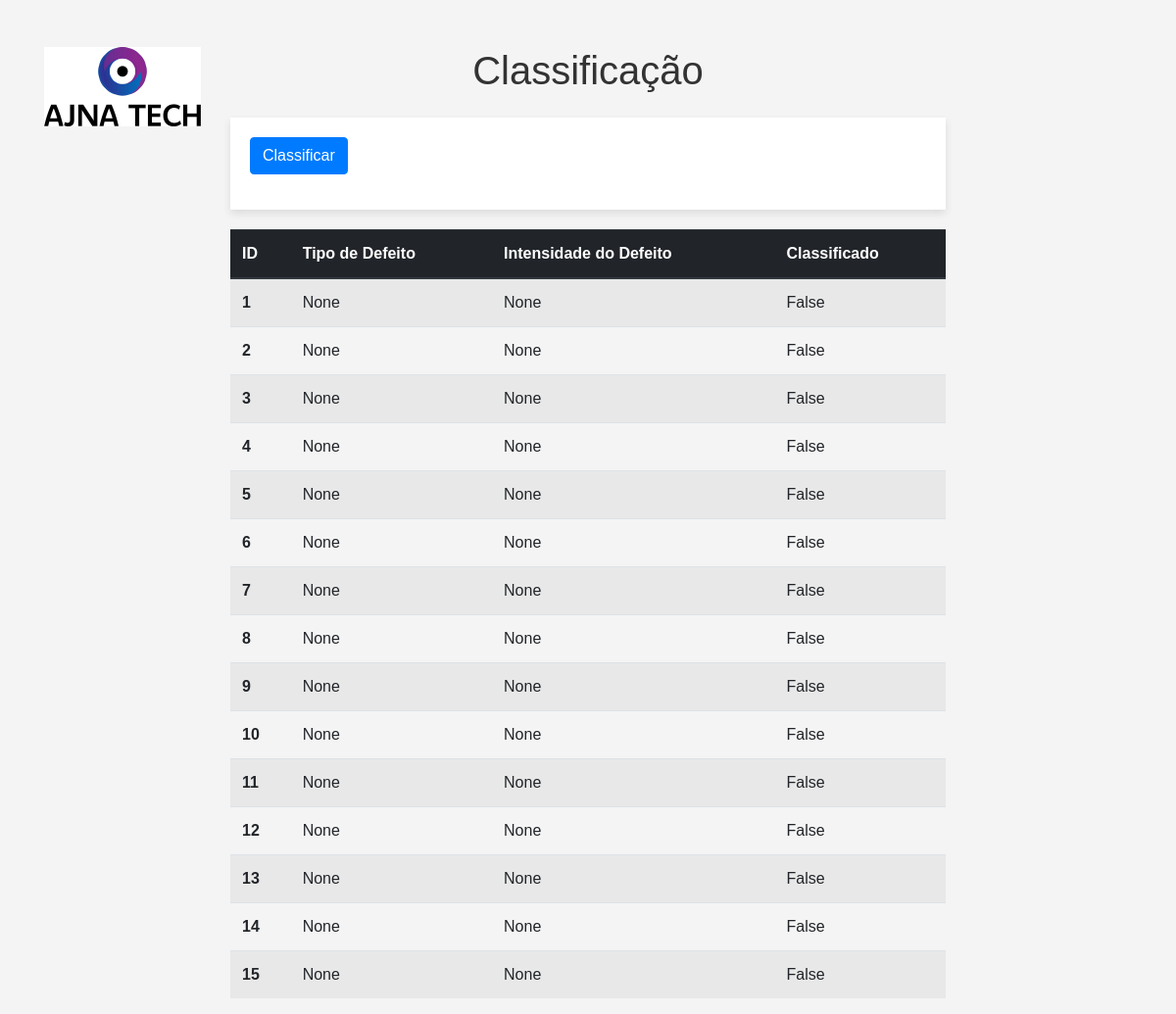
The app's page / (signed in) with its own data.
### sementes/models.py (models this page shows, shortened)
class Sementes(models.Model):
    Id = models.IntegerField(primary_key=True)
    Defeito = models.BooleanField(default=False)
    TipoDefeito = models.CharField(max_length=20, choices=TipoDefeito.choices, default=None, blank=True, null=True)
    IntensidadeDefeito = models.IntegerField(choices=ClasseDefeito, default=None, blank=True, null=True)
    Imagem = models.ImageField(upload_to='sementes/imagens/')
    Classificado = models.BooleanField(default=False)

### sementes/views.py (the view)
# urls.py: path('', views.classificaSementeInicial, name='classificaSementeInicial'),
@login_required
def classificaSementeInicial(request):
    sementesList = Sementes.objects.all().order_by('Id')
    paginator = Paginator(sementesList, 15)
    page = request.GET.get('page')
    sementes = paginator.get_page(page)
    context = {'sementes': sementes}
    return render(request, 'sementes/classificaSementeInicial.html', context)

### templates/sementes/classificaSementeInicial.html (shortened to what this page needs)
{% extends 'base.html' %}
{% load static %}
{% block content %}
    <div class="container mt-5">
        <div class="row">
            <div class="col-md-2">
                <img src="{% static 'img/logo-vertical.jpg' %}" alt="Logo" class="img-fluid">
            </div>
            <div class="col-md-8">
                <h1 class="text-center mb-4">Classificação</h1>
        <div class="row">
            <div class="col-md-12">
                <form method="post" action="{% url 'classificar' %}">
                    <button type="submit" class="btn btn-primary mb-3">Classificar</button>
                </form>
                <table class="table table-striped">
                    <thead class="thead-dark">
                        <tr>
                            <th scope="col">ID</th>
                            <th scope="col">Tipo de Defeito</th>
                            <th scope="col">Intensidade do Defeito</th>
                            <th scope="col">Classificado</th>
                        </tr>
                    </thead>
                    <tbody>
                        {% for semente in sementes %}
                            <tr>
                                <th scope="row">{{ semente.Id }}</th>
                                <td>{{ semente.TipoDefeito }}</td>
                                <td>{{ semente.IntensidadeDefeito }}</td>
                                <td>{{ semente.Classificado }}</td>
                            </tr>
                        {% endfor %}
                    </tbody>
                </table>
            </div>
        </div>
    </div>
{% endblock %}

### templates/base.html (shortened to what this page needs)
{% load static %}
<!DOCTYPE html>
<html lang="en">
<head>
    <link rel="stylesheet" href="{% static 'css/bootstrap/bootstrap.css' %}">
    <link rel="stylesheet" href="{% static 'css/styles.css' %}">
</head>
<body>
    {% block content %}
    {% endblock %}
</body>
</html>

### static/css/styles.css (style rules this page uses)
body { font-family: 'Arial', sans-serif; background-color: #f4f4f4; margin: 0; padding: 0; }
h1 { margin-bottom: 20px; color: #333; }
form { background-color: #fff; padding: 20px; box-shadow: 0 4px 8px rgba(0, 0, 0, 0.1); margin-bottom: 20px; }
button { padding: 10px 20px; background-color: #4CAF50; color: white; border: none; cursor: pointer; }

### records on screen
Sementes: Id "1", TipoDefeito "None", IntensidadeDefeito "None", Classificado "False"
Sementes: Id "2", TipoDefeito "None", IntensidadeDefeito "None", Classificado "False"
Sementes: Id "3", TipoDefeito "None", IntensidadeDefeito "None", Classificado "False"
Sementes: Id "4", TipoDefeito "None", IntensidadeDefeito "None", Classificado "False"
Sementes: Id "5", TipoDefeito "None", IntensidadeDefeito "None", Classificado "False"
Sementes: Id "6", TipoDefeito "None", IntensidadeDefeito "None", Classificado "False"
Sementes: Id "7", TipoDefeito "None", IntensidadeDefeito "None", Classificado "False"
Sementes: Id "8", TipoDefeito "None", IntensidadeDefeito "None", Classificado "False"
Sementes: Id "9", TipoDefeito "None", IntensidadeDefeito "None", Classificado "False"
Sementes: Id "10", TipoDefeito "None", IntensidadeDefeito "None", Classificado "False"
Sementes: Id "11", TipoDefeito "None", IntensidadeDefeito "None", Classificado "False"
Sementes: Id "12", TipoDefeito "None", IntensidadeDefeito "None", Classificado "False"
Sementes: Id "13", TipoDefeito "None", IntensidadeDefeito "None", Classificado "False"
Sementes: Id "14", TipoDefeito "None", IntensidadeDefeito "None", Classificado "False"
Sementes: Id "15", TipoDefeito "None", IntensidadeDefeito "None", Classificado "False"
